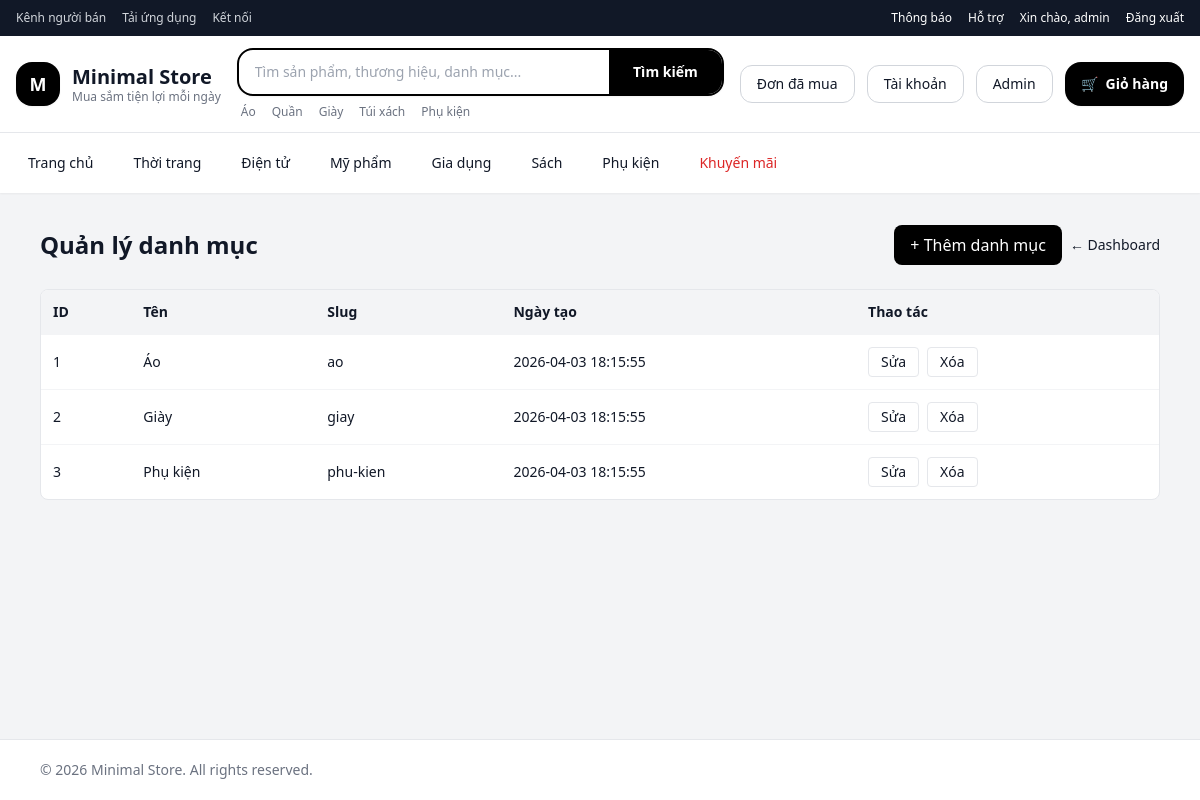
Screenshot of /admin/categories.php (signed in) with the database file from the repository.
### tables this page shows
CREATE TABLE IF NOT EXISTS categories (
  id INT UNSIGNED AUTO_INCREMENT PRIMARY KEY,
  name VARCHAR(120) NOT NULL UNIQUE,
  slug VARCHAR(140) NOT NULL UNIQUE,
  created_at TIMESTAMP NOT NULL DEFAULT CURRENT_TIMESTAMP
);

### admin/categories.php (the view, shortened to what this page needs)
<?php
require_once __DIR__ . '/../config/db.php';
$currentPage = max(1, (int) ($_GET['page'] ?? 1));
$perPage = 10;
$totalCategories = (int) $pdo->query('SELECT COUNT(*) FROM categories')->fetchColumn();
$pagination = paginate($totalCategories, $perPage, $currentPage);
$listStmt = $pdo->prepare('SELECT id, name, slug, created_at FROM categories ORDER BY created_at DESC LIMIT :limit OFFSET :offset');
$listStmt->bindValue(':limit', (int) $pagination['per_page'], PDO::PARAM_INT);
$listStmt->bindValue(':offset', (int) $pagination['offset'], PDO::PARAM_INT);
$listStmt->execute();
$categories = $listStmt->fetchAll();
require_once __DIR__ . '/../includes/header.php';
?>
<section class="max-w-6xl mx-auto px-4 py-8 space-y-6">
  <div class="flex items-center justify-between">
    <h1 class="text-2xl font-bold">Quản lý danh mục</h1>
    <div class="flex items-center gap-2">
      <button class="rounded-lg bg-black text-white px-4 py-2 hover:opacity-80 transition" data-modal-open="add-modal">+ Thêm danh mục</button>
      <a href="/admin/index.php" class="text-sm hover:opacity-80 transition">← Dashboard</a>
    </div>
  </div>
  <div class="bg-white rounded-lg border border-gray-200 overflow-x-auto">
    <table class="min-w-full text-sm">
      <thead class="bg-gray-100">
      <tr>
        <th class="p-3 text-left">ID</th>
        <th class="p-3 text-left">Tên</th>
        <th class="p-3 text-left">Slug</th>
        <th class="p-3 text-left">Ngày tạo</th>
        <th class="p-3 text-left">Thao tác</th>
      </tr>
      </thead>
      <tbody>
      <?php foreach ($categories as $category): ?>
        <tr class="border-t border-gray-100">
          <td class="p-3"><?= (int) $category['id']; ?></td>
          <td class="p-3"><?= htmlspecialchars((string) $category['name'], ENT_QUOTES, 'UTF-8'); ?></td>
          <td class="p-3"><?= htmlspecialchars((string) $category['slug'], ENT_QUOTES, 'UTF-8'); ?></td>
          <td class="p-3"><?= htmlspecialchars((string) $category['created_at'], ENT_QUOTES, 'UTF-8'); ?></td>
          <td class="p-3 flex items-center gap-2">
            <button
              class="rounded border px-3 py-1 hover:opacity-80 transition"
              data-modal-open="edit-modal"
              data-id="<?= (int) $category['id']; ?>"
              data-name="<?= htmlspecialchars((string) $category['name'], ENT_QUOTES, 'UTF-8'); ?>"
              data-slug="<?= htmlspecialchars((string) $category['slug'], ENT_QUOTES, 'UTF-8'); ?>"
            >Sửa</button>
            <button class="rounded border px-3 py-1 hover:opacity-80 transition" data-modal-open="delete-modal" data-id="<?= (int) $category['id']; ?>" data-name="<?= htmlspecialchars((string) $category['name'], ENT_QUOTES, 'UTF-8'); ?>">Xóa</button>
          </td>
        </tr>
      <?php endforeach; ?>
      </tbody>
    </table>
  </div>
</section>
<?php require_once __DIR__ . '/../includes/footer.php'; ?>

### rows the page displays
categories: id "1", name "Áo", slug "ao", created_at "2026-04-03 18:15:55"
categories: id "2", name "Giày", slug "giay", created_at "2026-04-03 18:15:55"
categories: id "3", name "Phụ kiện", slug "phu-kien", created_at "2026-04-03 18:15:55"

### other values shown
$user['username'] "admin"
